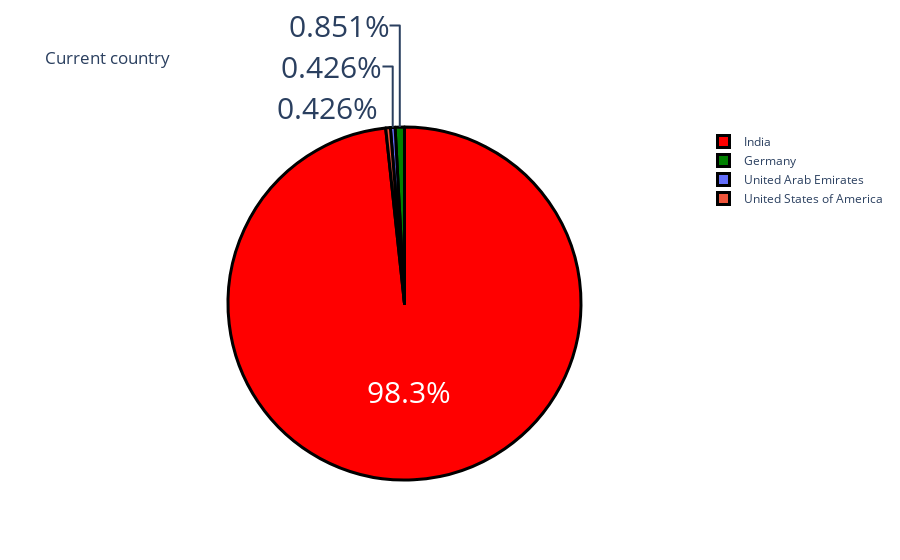

Notebook cell for this chart:
### Code cell
country=df['Your Current Country.'].value_counts()
label=country.index
counts=country.values
colors=['red','green']
fig=go.Figure(data=[go.Pie(labels=label,values=counts)])
fig.update_layout(title_text="Current country")
fig.update_traces(hoverinfo="label+value",textinfo="percent",textfont_size=30,
                 marker=dict(colors=colors,line=dict(color="Black",width=3)))
fig.show()

### Figure 1 — Plotly figure (JSON) as saved in the notebook; plotly's stock layout.template omitted (floating-point values rounded to 4 significant figures)
{"data": [{"hoverinfo": "label+value", "labels": ["India", "Germany", "United Arab Emirates", "United States of America"], "marker": {"colors": ["red", "green"], "line": {"color": "Black", "width": 3}}, "textfont": {"size": 30}, "textinfo": "percent", "type": "pie", "values": [231, 2, 1, 1]}], "layout": {"autosize": true, "title": {"text": "Current country"}}}
